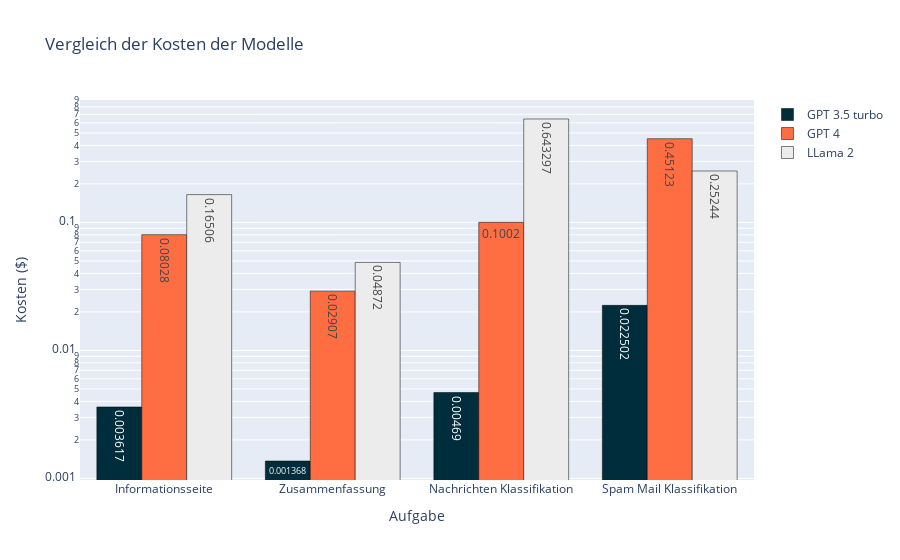

Source (notebook cell):
### Code cell
# Ihre Daten
labels = ["Informationsseite", "Zusammenfassung", "Nachrichten Klassifikation", "Spam Mail Klassifikation"]
GPT_3_5_turbo = [0.003617, 0.001368, 0.00469, 0.022502]
GPT_4 = [0.08028, 0.02907, 0.1002, 0.45123]
LLama_2 = [0.16506, 0.04872, 0.643297, 0.25244]

# Erstellen des Balkendiagramms
fig = go.Figure()

# Hinzufügen der Daten für jedes Modell mit Text-Annotationen
fig.add_trace(go.Bar(
    x=labels, 
    y=GPT_3_5_turbo, 
    name='GPT 3.5 turbo', 
    marker_color='#002D3C',
    text=GPT_3_5_turbo,
    textposition='auto',
    marker=dict(line=dict(color='black', width=0.5))
))
fig.add_trace(go.Bar(
    x=labels, 
    y=GPT_4, 
    name='GPT 4', 
    marker_color='#FF6D43',
    text=GPT_4,
    textposition='auto',
    marker=dict(line=dict(color='black', width=0.5))
))
fig.add_trace(go.Bar(
    x=labels, 
    y=LLama_2, 
    name='LLama 2', 
    marker_color='#ECECED',
    text=LLama_2,
    textposition='auto',
    marker=dict(line=dict(color='black', width=0.5))
))

# Anpassen des Layouts
fig.update_layout(
    title='Vergleich der Kosten der Modelle logarithmiert',
    xaxis_title='Aufgabe',
    yaxis_title='Kosten ($)',
    yaxis_type='log',
    barmode='group'
)

# Anzeigen des Plots
fig.show()

### Figure 1 — Plotly figure (JSON) as saved in the notebook; plotly's stock layout.template omitted (floating-point values rounded to 4 significant figures)
{"data": [{"marker": {"color": "#002D3C", "line": {"color": "black", "width": 0.5}}, "name": "GPT 3.5 turbo", "text": ["0.003617", "0.001368", "0.00469", "0.022502"], "textposition": "auto", "type": "bar", "x": ["Informationsseite", "Zusammenfassung", "Nachrichten Klassifikation", "Spam Mail Klassifikation"], "y": [0.003617, 0.001368, 0.00469, 0.0225]}, {"marker": {"color": "#FF6D43", "line": {"color": "black", "width": 0.5}}, "name": "GPT 4", "text": ["0.08028", "0.02907", "0.1002", "0.45123"], "textposition": "auto", "type": "bar", "x": ["Informationsseite", "Zusammenfassung", "Nachrichten Klassifikation", "Spam Mail Klassifikation"], "y": [0.08028, 0.02907, 0.1002, 0.4512]}, {"marker": {"color": "#ECECED", "line": {"color": "black", "width": 0.5}}, "name": "LLama 2", "text": ["0.16506", "0.04872", "0.643297", "0.25244"], "textposition": "auto", "type": "bar", "x": ["Informationsseite", "Zusammenfassung", "Nachrichten Klassifikation", "Spam Mail Klassifikation"], "y": [0.1651, 0.04872, 0.6433, 0.2524]}], "layout": {"barmode": "group", "title": {"text": "Vergleich der Kosten der Modelle"}, "xaxis": {"title": {"text": "Aufgabe"}}, "yaxis": {"title": {"text": "Kosten ($)"}, "type": "log"}}}
